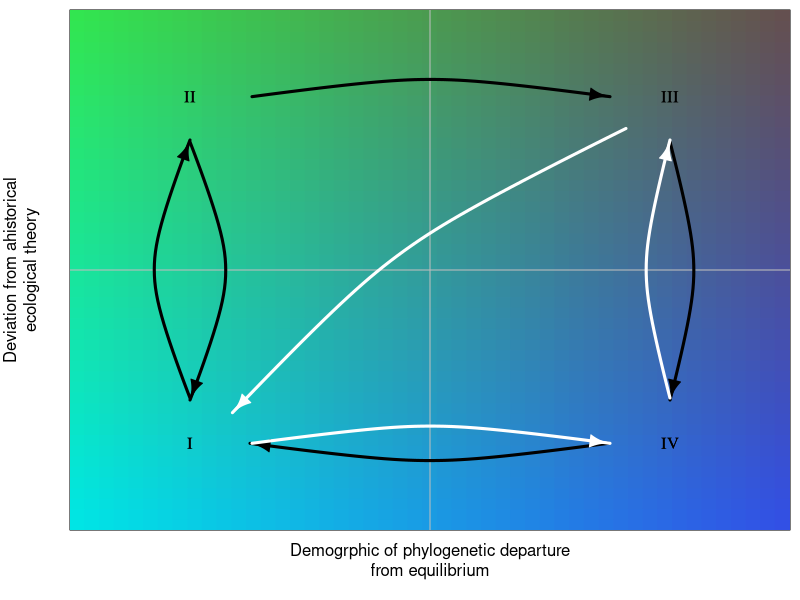
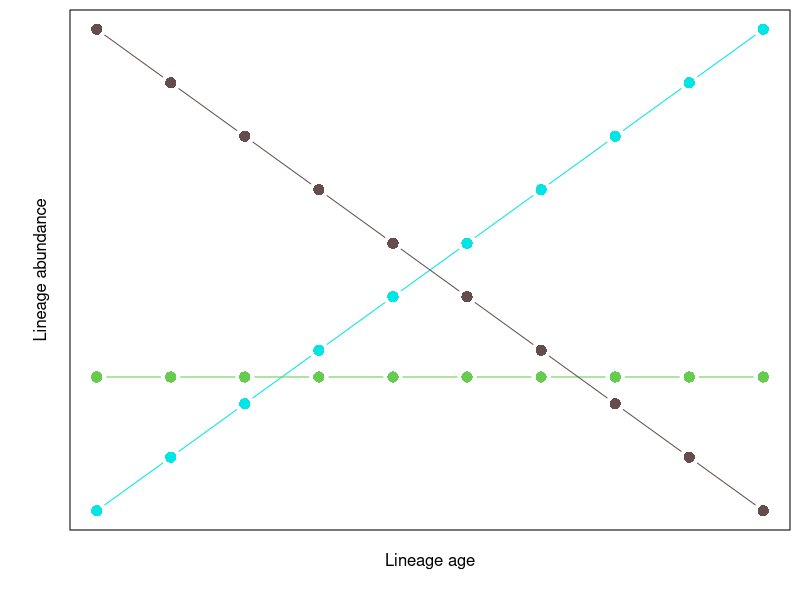

R code for these plots, in order:
library(igraph)

## figure showing cycles of equilibrium and non-equilibrium

ncol <- 50
mm <- c(-1.5, 1.5)

zcol <- expand.grid(seq(0, 1, length.out = ncol), seq(0, 1, length.out = ncol))
zgrid <- expand.grid(seq(mm[1], mm[2], length.out = ncol), 
                     seq(mm[1], mm[2], length.out = ncol))
colz <- rgb(0.4*(rowSums(zcol)/2), 0.3+0.6*(1 - zcol[, 1]), 0.3+0.6*(1 - zcol[, 2]))

ecoCycle <- make_graph(c(1, 2, 2, 1, 2, 3, 3, 4, 4, 1), directed = TRUE)
evoCycle <- make_graph(c(1, 4, 4, 3, 3, 1), directed = TRUE)

pdf('ms/overleaf/fig_cycles.pdf', width = 4, height = 4)

par(mar = c(3, 3, 0, 0) + 0.5, mgp = c(1.5, 0, 0), xpd = FALSE)
plot(1, type = 'n', xlim = mm, ylim = mm, 
     xaxs = 'i', yaxs = 'i', axes = FALSE, frame.plot = TRUE,
     xlab = 'Demogrphic of phylogenetic departure\nfrom equilibrium', 
     ylab = 'Deviation from ahistorical\necological theory')

rect(xleft = zgrid[, 1], 
     xright = zgrid[, 1] + diff(par('usr')[1:2])/(ncol-1), 
     ybottom = zgrid[, 2], 
     ytop = zgrid[, 2] + diff(par('usr')[3:4])/(ncol-1), 
     col = colz, border = colz)

abline(h = mean(mm),v = mean(mm), col = 'gray')

plot(ecoCycle, 
     layout = matrix(c(1, 1, 1, 2, 2, 2, 2, 1), ncol = 2, byrow = TRUE), 
     vertex.size = 50, vertex.color = 'transparent', vertex.frame.color = 'transparent', 
     vertex.label = c('I', 'II', 'III', 'IV'), vertex.label.color = 'black', 
     edge.curved = c(0.3, 0.3, rep(0.2, 3)), edge.color = 'black', edge.width = 3,
     add = TRUE)

plot(evoCycle, 
     layout = matrix(c(1, 1, 1, 2, 2, 2, 2, 1), ncol = 2, byrow = TRUE), 
     vertex.size = 50, vertex.color = 'transparent', vertex.frame.color = 'transparent', 
     vertex.label = c('I', 'II', 'III', 'IV'), vertex.label.color = 'black', 
     edge.curved = c(0.2, 0.2, -0.2), edge.color = 'white', edge.width = 3,
     add = TRUE)

dev.off()


## figure showing age abundance relationship

pdf('ms/overleaf/fig_age-abund.pdf', width = 4, height = 4)

par(mar = c(3, 3, 0, 0) + 0.5, mgp = c(1, 0.75, 0), xpd = FALSE)
plot(1:10, type = 'b', col = colz[1], pch = 16, 
     xlab = 'Lineage age', ylab = 'Lineage abundance', 
     axes = FALSE, frame.plot = TRUE, cex = 1.5)
points(rep(3.5, 10), col = rgb(0.4, 0.8, 0.3), type = 'b', pch = 16, cex = 1.5)
points(10:1, col = colz[length(colz)], type = 'b', pch = 16, cex = 1.5)

dev.off()
